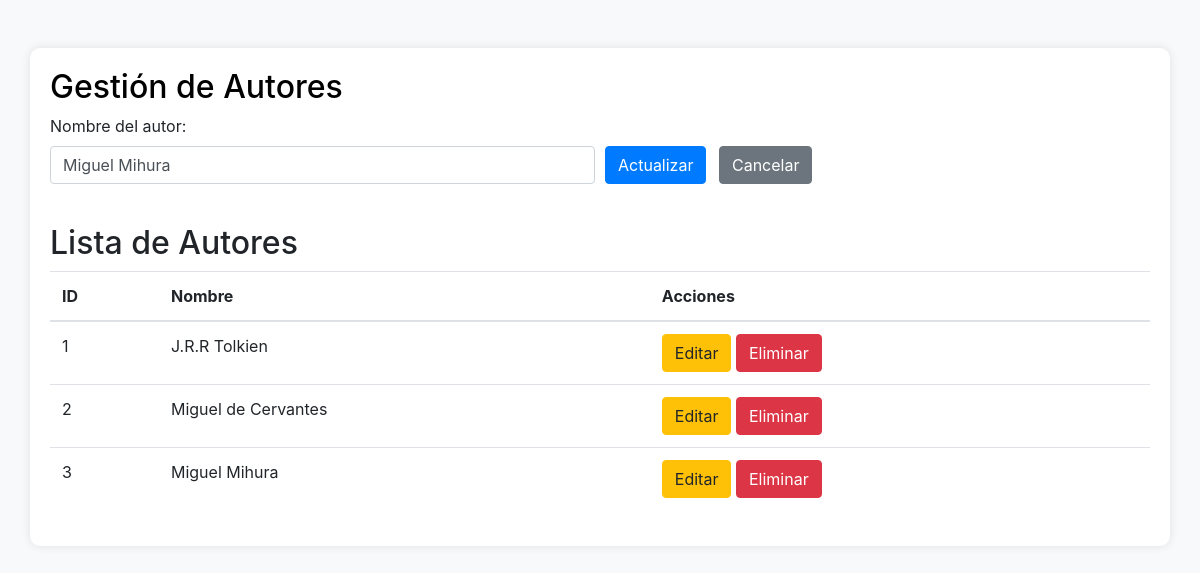
Page /autor.php?editar=3 on the committed database.
### tables this page shows
CREATE TABLE `autores` (
  `idautores` int NOT NULL AUTO_INCREMENT,
  `nombre` varchar(200) DEFAULT NULL,
  PRIMARY KEY (`idautores`)
);

### autor.php (the view, shortened to what this page needs)
<?php include('conexion.php'); ?>
<!DOCTYPE html>
<html lang="es">
<head>
    <link rel="stylesheet" href="https://stackpath.bootstrapcdn.com/bootstrap/4.5.2/css/bootstrap.min.css">
    <link rel="stylesheet" href="assets/css/autor.css">
</head>
<body>
    <div class="container mt-5">
        <h2><a href="index" style="text-decoration: none; color: black;">Gestión de Autores</a></h2>
        <?php
        if (isset($_GET['editar'])) {
            $id = $_GET['editar'];
            $sql = 'SELECT * FROM autores WHERE idautores = :id';
            $stmt = $conn->prepare($sql);
            $stmt->execute(['id' => $id]);
            $autor = $stmt->fetch(PDO::FETCH_ASSOC);
        }
        ?>
        <form action="autor.php" method="POST" class="mb-4">
            <div class="form-row">
                <div class="form-group col-md-6">
                    <label for="nombre">Nombre del autor:</label>
                    <input type="text" name="nombre" class="form-control" value="<?php echo isset($autor['nombre']) ? $autor['nombre'] : ''; ?>" required>
                </div>
                <div class="form-group col-md-6 align-self-end">
                    <div class="form-row">
                        <div class="col-auto">
                            <?php if (isset($autor['idautores'])) : ?>
                                <button type="submit" name="actualizar_autor" class="btn btn-primary">Actualizar</button>
                                <a href="autor.php" class="btn btn-secondary ml-2">Cancelar</a>
                            <?php else : ?>
                                <button type="submit" name="guardar_autor" class="btn btn-success">Guardar</button>
                            <?php endif; ?>
                        </div>
                    </div>
                </div>
            </div>
        </form>
        <h2>Lista de Autores</h2>
        <table class="table">
            <thead>
                <tr>
                    <th>ID</th>
                    <th>Nombre</th>
                    <th>Acciones</th>
                </tr>
            </thead>
            <tbody>
                <?php
                $stmt = $conn->query('SELECT * FROM autores');
                while ($row = $stmt->fetch(PDO::FETCH_ASSOC)) {
                    echo "<tr>
                    <td>{$row['idautores']}</td>
                    <td>{$row['nombre']}</td>
                    <td>
                        <a href='autor.php?editar={$row['idautores']}' class='btn btn-warning'>Editar</a>
                        <a href='autor.php?eliminar={$row['idautores']}' class='btn btn-danger'>Eliminar</a>
                    </td>
                </tr>";
                }
                ?>
            </tbody>
        </table>
    </div>
</body>
</html>

### assets/css/autor.css (style rules this page uses)
body { background-color: #f8f9fa; }
.container { background-color: #fff; padding: 20px; border-radius: 10px; box-shadow: 0 0 10px rgba(0,0,0,0.1); }

### rows in the picture
autores: nombre "Miguel Mihura", idautores "3"
autores: idautores "1", nombre "J.R.R Tolkien"
autores: idautores "2", nombre "Miguel de Cervantes"
